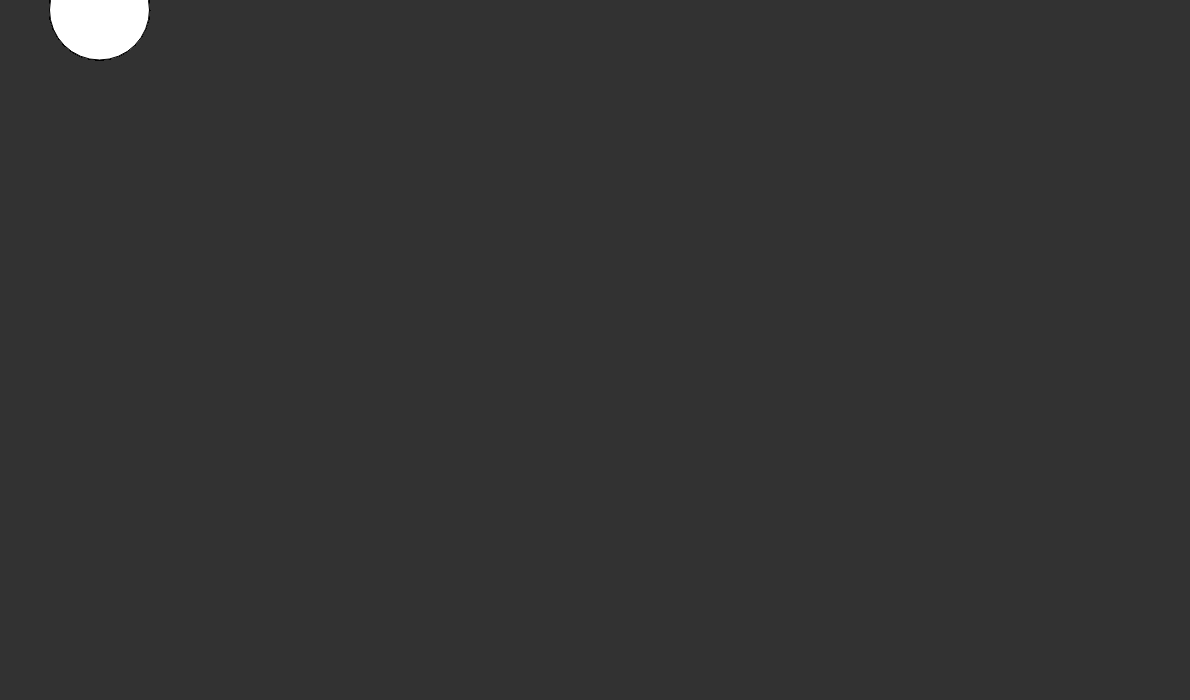
Frame 1 (no input)
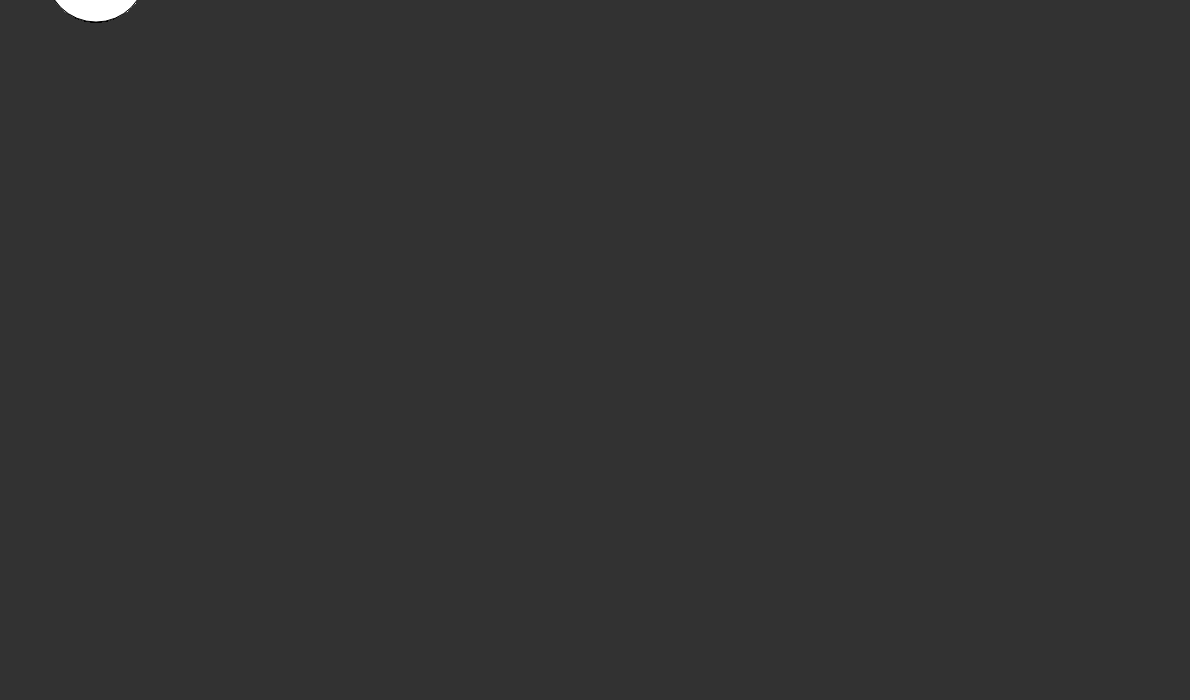
Frame 60 (no input)
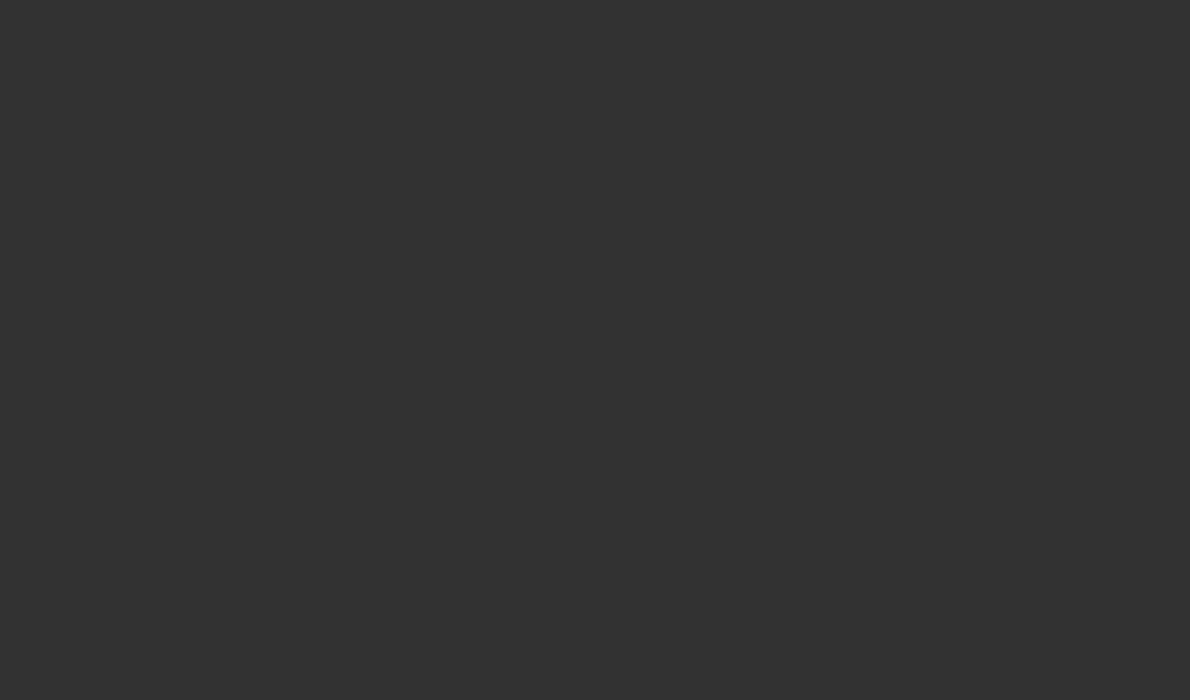
Frame 120 (the mouse pressed at the canvas centre since frame 60)

The p5.js sketch that drew these frames (run headless with seeded random() and noise() and a simulated clock; from frame 60 on, the mouse is pressed at the canvas centre):

// p5.js sketch
// ── sketch.js
function windowResized() {
  resizeCanvas(windowWidth-10, windowHeight)
}

function setup() {
  canvas = createCanvas(windowWidth-10,windowHeight)
  canvas.position(0,300)//canvasをページの原点に固定
  canvas.style('z-index','-1')//canvasを後ろに移動する
  background(0);
}

let angle=0

function draw() {
  frameRate(60);
  background(50);
  angle += 0.1
  for(let i=0;i<6.28;i+=0.157){
    push()
    circle(100*cos(angle),100*sin(angle),100)
    pop()
  }
}
// ── sketch2.js
function windowResized() {
    resizeCanvas(windowWidth, windowHeight)
}
  
function setup() {
    canvas = createCanvas(windowWidth,windowHeight)
    canvas.position(0,0)//canvasをページの原点に固定
    canvas.style('z-index','-1')//canvasを後ろに移動する
    background(0);
    colorMode(HSB, 360, 100, 100, 100)
}

let i=0

function draw() {
    frameRate(30)
    i += 1
    stroke(i*10%360,100,100,100)
    strokeWeight(20)
    point(mouseX,mouseY)
}
// ── sketch3.js

let mu = 0, g=9.8, h=0.0005, rho0V=0, G=100, k_a=0, k_s=0
let list_xym = []

class obj{
  constructor(init_x,init_y,init_vx,init_vy,init_m,init_col){
    this.x=init_x
    this.y=init_y
    this.vx=init_vx
    this.vy=init_vy
    this.ax=0
    this.ay=0
    this.m=init_m
    this.col=init_col
    list_xym.push([init_x,init_y,init_m])
    this.num=list_xym.length
  }
  update(){
    list_xym[this.num-1]=[this.x,this.y,this.m]
    let Fx = 0
    let Fy = 0
    let m = this.m
    if(this.vx != 0){Fx = -mu*m*g*this.vx/sqrt(this.vx**2+this.vy**2)}
    if(this.vy != 0){Fy = -mu*m*g*this.vy/sqrt(this.vx**2+this.vy**2)}
    Fx += -k_a*this.vx
    Fy += -k_a*this.vy
    Fx += -k_s*this.x
    Fy += -k_s*this.y
    for(let i=1;i<=list_xym.length;i++){
      if(i!=this.num){
        let X = this.x-list_xym[i-1][0]
        let Y = this.y-list_xym[i-1][1]
        let M = list_xym[i-1][2]
        Fx += -G*this.m*M*X/((X**2+Y**2)**1.5)
        Fy += -G*this.m*M*Y/((X**2+Y**2)**1.5)
      }
    }
    if(this.num==1){
      Fx = 0
      Fy = 0
    }
    this.ax = Fx/m
    this.ay = Fy/m
    this.vx += this.ax*h
    this.vy += this.ay*h
    this.x += this.vx*h
    this.y += this.vy*h
  }
  draw(){
    strokeWeight(6*log(this.m+1))
    stroke(this.col,100,100)
    let X = width/2+this.x*10
    let Y = height/2-this.y*10
    point(X,Y)
    strokeWeight(1)
    let VX = 40*this.vx/sqrt(this.vx**2+this.vy**2)
    let VY = -40*this.vy/sqrt(this.vx**2+this.vy**2)
    line(X,Y,X+VX,Y+VY)
    line(X+VX,Y+VY,X+VX-0.2*(VX-VY),Y+VY-0.2*(VX+VY))
    line(X+VX,Y+VY,X+VX-0.2*(VX+VY),Y+VY+0.2*(VX-VY))
    line(X,Y,X+40*this.ax/sqrt(this.ax**2+this.ay**2),Y-40*this.ay/sqrt(this.ax**2+this.ay**2))
    noStroke()
    text("#"+str(this.num)+":"+str(round(this.x,3))+","+str(round(this.y,3)),X,Y)
  }
}

//系
let A = [new obj(0,0,0,0,20000,0)]

function windowResized() {
  resizeCanvas(windowWidth-100, windowHeight-200)
}

function setup() {
  canvas = createCanvas(windowWidth-100,windowHeight-200)
  canvas.position(50,450)//canvasをページの原点に固定
  canvas.style('z-index','-1')//canvasを後ろに移動する
  colorMode(HSB,100)
  for(let i=0;i<=50;i++){
    let r = random(5,60)
    let t = random(0,2*PI)
    let X = r*cos(t)
    let Y = r*sin(t)
    let v = random(5000,7000)
    A.push(new obj(X,Y,-v*Y/((X**2+Y**2)),v*X/((X**2+Y**2)),random(1,10),random(0,99)))
  }
}

function bg(){
  background(255)
  strokeWeight(0.5)
  stroke(0)
  for(let i=50;i<max(height,width)/2;i+=50){
    line(0,height/2+i,width,height/2+i)
    line(0,height/2-i,width,height/2-i)
    line(width/2+i,0,width/2+i,height)
    line(width/2-i,0,width/2-i,height)
    text(i/10,width/2+i,height/2)
    text(-i/10,width/2-i,height/2)
    text(i/10,width/2,height/2-i)
    text(-i/10,width/2,height/2+i)
  }
  strokeWeight(1)
  line(0,height/2,width,height/2)
  line(width/2,0,width/2,height)
}

function draw() {
  bg()
  for(let i=0;i<=A.length-1;i++){
    A[i].update()
    A[i].draw()
  }
  let K=0, i=0
  for(;i<=A.length-1;i++){
    let K_i = A[i].m*(A[i].vx**2+A[i].vy**2)
    fill(60)
    text(round(K_i),0,10*i+10)
    text(round(A[i].m*sqrt(A[i].ax**2+A[i].ay**2)),60,10*i+10)
    K += K_i
  }
  fill(0)
  text(round(K),0,10*(i+2))
}
